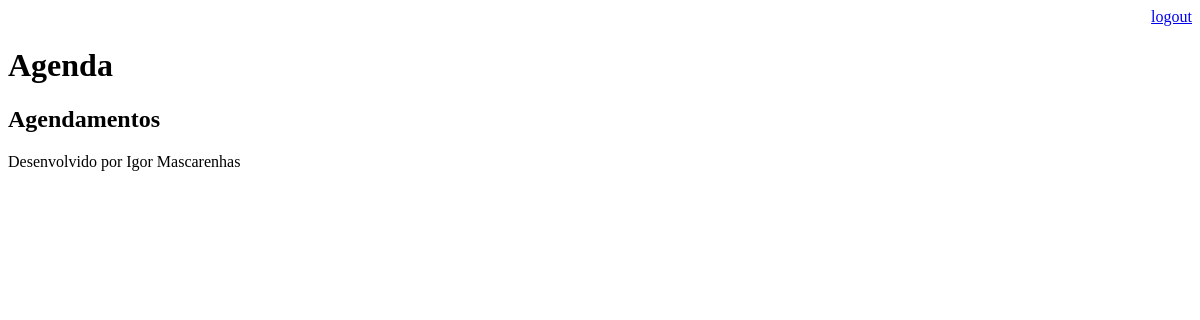
/agenda (signed in), run on an earlier commit of the app's database.
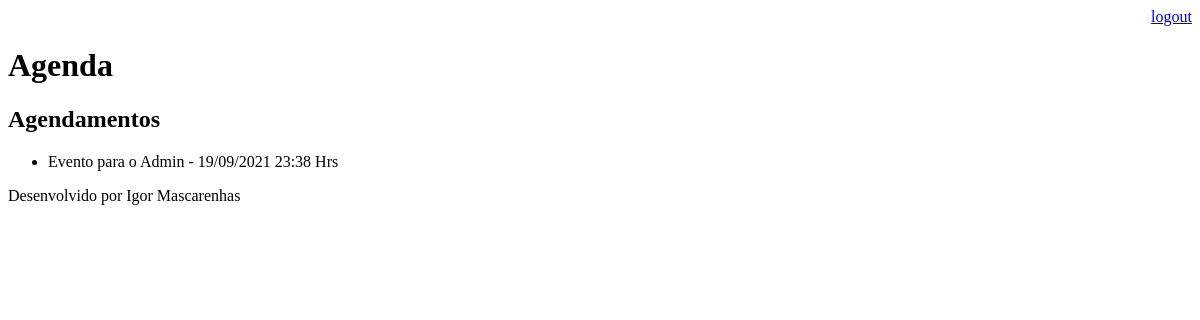
And on a later commit of the database.
### core/models.py (models this page shows, shortened)
class Evento(models.Model):
    titulo = models.CharField(max_length = 100)
    descricao = models.TextField(blank = True, null=True)
    data_evento = models.DateTimeField(verbose_name='Data do Evento')
    data_criacao = models.DateTimeField(auto_now=True)
    usuario = models.ForeignKey(User, on_delete= models.CASCADE) #campo usado no filter
    class Meta: #metadados da tabela, forçando o nome da tabela core_evento se tornar evento
        db_table = 'evento'
    def dataEvento(self):
        return self.data_evento.strftime("%d/%m/%Y %H:%M Hrs")

### core/views.py (the view)
# urls.py: path('agenda', views.lista_eventos),
@login_required(login_url='/login/') #obrigar a está logado para ver a agenda # quando não estiver logado ele vai pra essa rota
def lista_eventos(request):
    usuario = request.user
    evento = Evento.objects.filter(usuario=usuario) #objects.all() - select * # agora esta retornando uma lista
    dados = {'eventos': evento} #dicionario #dados
    return render(request, 'agenda.html', dados)

### templates/agenda.html
{% extends "model-page.html" %}
{% block content %}
    <h2> Agendamentos</h2>
    <ul>
    {% for i in eventos %}
        <li> {{i.titulo}} - {{i.dataEvento}} </li>
    {% endfor %}
    </ul>
{% endblock %}

### templates/model-page.html
<!DOCTYPE html>
<html lang="en">
<head>
    {% include "model-header.html" %}
</head>
<body>
    {% block content %} {% endblock %}
    {% include "model-footer.html" %}
</body>
</html>

### templates/model-header.html (shortened to what this page needs)
<div align="right">
    <a href="/logout"> logout </a>
</div>
<h1>Agenda</h1>

### templates/model-footer.html
<p>Desenvolvido por Igor Mascarenhas</p>

What changed in the data, as far as the page shows it:
added Evento: titulo "Evento para o Admin", dataEvento "19/09/2021 23:38 Hrs"
